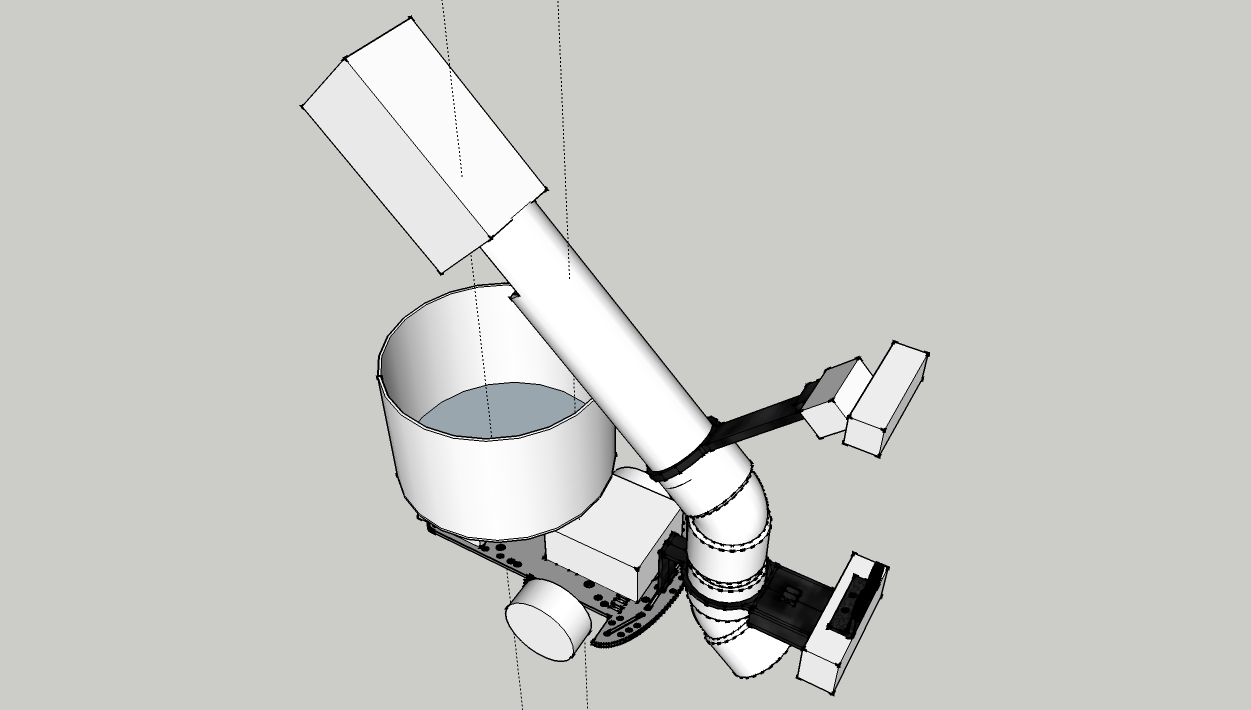
#> input picture modelagem/mecanica/45graus.jpg, 1251 x 710 px, given in place of the camera
$ python teste2.py
#> lines starting #> are read from the running program, lines starting #| are printed output that depends on the picture; after the words box and inside, x2 and y2 are one past the last pixel; in counts of white or black regions, pixels touching at a corner belong together
# Teste 2 - Tenta fazer adaptiveThreshold para melhorar a informacao para o HoughCircles

import cv2
import numpy as np
import time

def no():
    pass

def channel_processing(channel):
    channel = cv2.adaptiveThreshold(channel,
      255,
      cv2.ADAPTIVE_THRESH_MEAN_C,
      cv2.THRESH_BINARY,
      2*cv2.getTrackbarPos('adaptive thresh block','sliders')+3,
      cv2.getTrackbarPos('adaptive const','sliders'))
    #mop up the dirt
    channel = cv2.erode(channel, (3,3))
    channel = cv2.dilate(channel, (3,3))
    return channel

def inter_centre_distance(x1,y1,x2,y2):
    return ((x1-x2)**2 + (y1-y2)**2)**0.5

# [8 lines left out: function colliding_circles, not called in this run]

def find_circles(processed):
    # try:
    storage = cv2.HoughCircles(processed, cv2.HOUGH_GRADIENT, 1, 100,
                  param1=cv2.getTrackbarPos('param1','sliders'),
                  param2=cv2.getTrackbarPos('param2','sliders'),
                  minRadius=2,
                  maxRadius=100)
    # [10 lines of commented-out code are left out]
    return storage

def draw_circles(storage, orig):
    # [6 lines of commented-out code are left out]
    if not (storage is None):
        storage = np.uint16(np.around(storage))
        for i in storage[0,:]:
            cv2.circle(orig,(i[0],i[1]),i[2],(0,255,0),2)
            cv2.circle(orig,(i[0],i[1]),2,(0,0,255),3)
    return orig


cam = cv2.VideoCapture()
cam.open(0)
cam.set(cv2.CAP_PROP_FRAME_WIDTH, 600)
cam.set(cv2.CAP_PROP_FRAME_HEIGHT, 800)
# cam.set(cv2.CAP_PROP_FRAME_COUNT, 1)


cv2.namedWindow('sliders')
cv2.createTrackbar('param1','sliders',100,100,no)
cv2.createTrackbar('param2','sliders',100,100,no)
cv2.createTrackbar('blur window','sliders',3,20,no)
cv2.createTrackbar('blur deviation','sliders',0,10,no)
cv2.createTrackbar('canny1','sliders',30,200,no)
cv2.createTrackbar('canny2','sliders',100,200,no)
cv2.createTrackbar('canny aperture','sliders',0,2,no)
cv2.createTrackbar('adaptive thresh block','sliders',25,200,no)
cv2.createTrackbar('adaptive const','sliders',7,20,no)

while 1:
    ret, orig = cam.read()
#> orig is the input picture: shape (710, 1251, 3); mean B, G, R 199.2, 203.3, 202.4

    #split image into RGB components
    rrr, ggg, bbb = cv2.split(orig)
    #process each component
    rrr = channel_processing(rrr)
#> in channel_processing, `channel = cv2.adaptiveThreshold(channel, 255, cv2.ADAPTIVE_THRESH_MEAN..`:
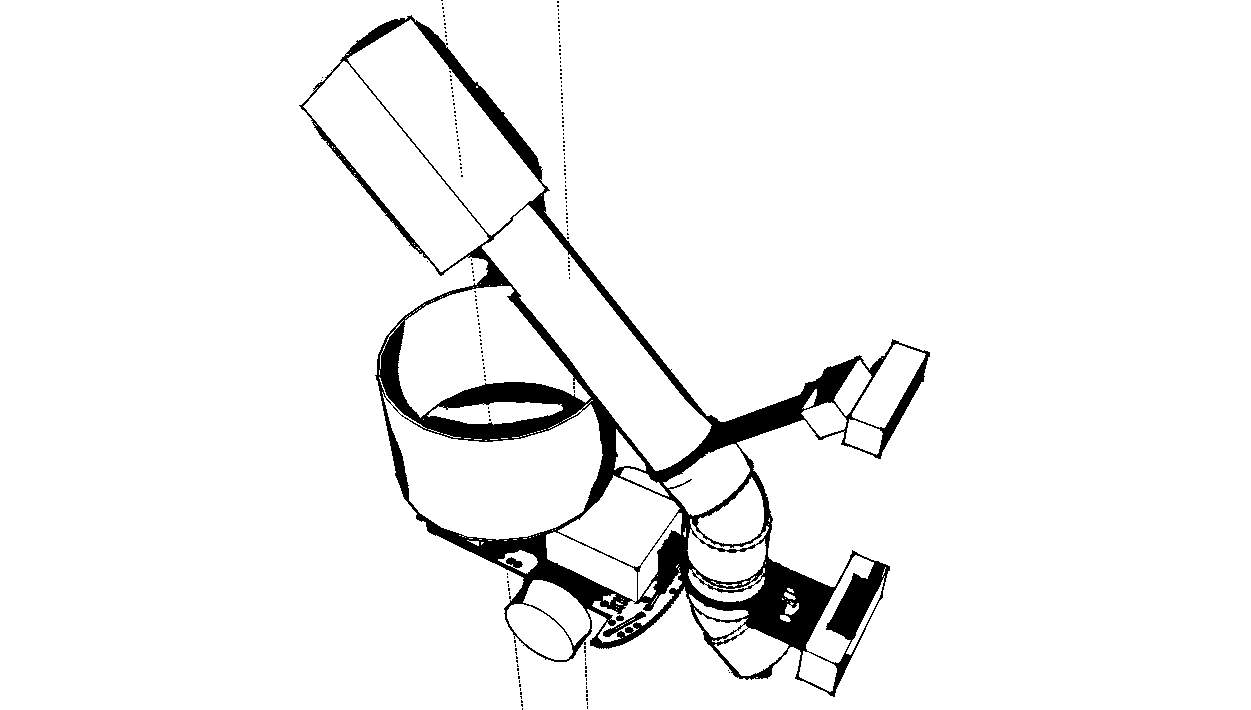
#> channel: shape (710, 1251); 94.9% white; 188 black regions (186 under 20 px), largest, box (x1, y1, x2, y2) and area: (299, 15, 930, 697) 44393, (616, 615, 624, 621) 37
    ggg = channel_processing(ggg)
    bbb = channel_processing(bbb)
#> in channel_processing (call 3), `channel = cv2.erode(channel, (3,3))`:
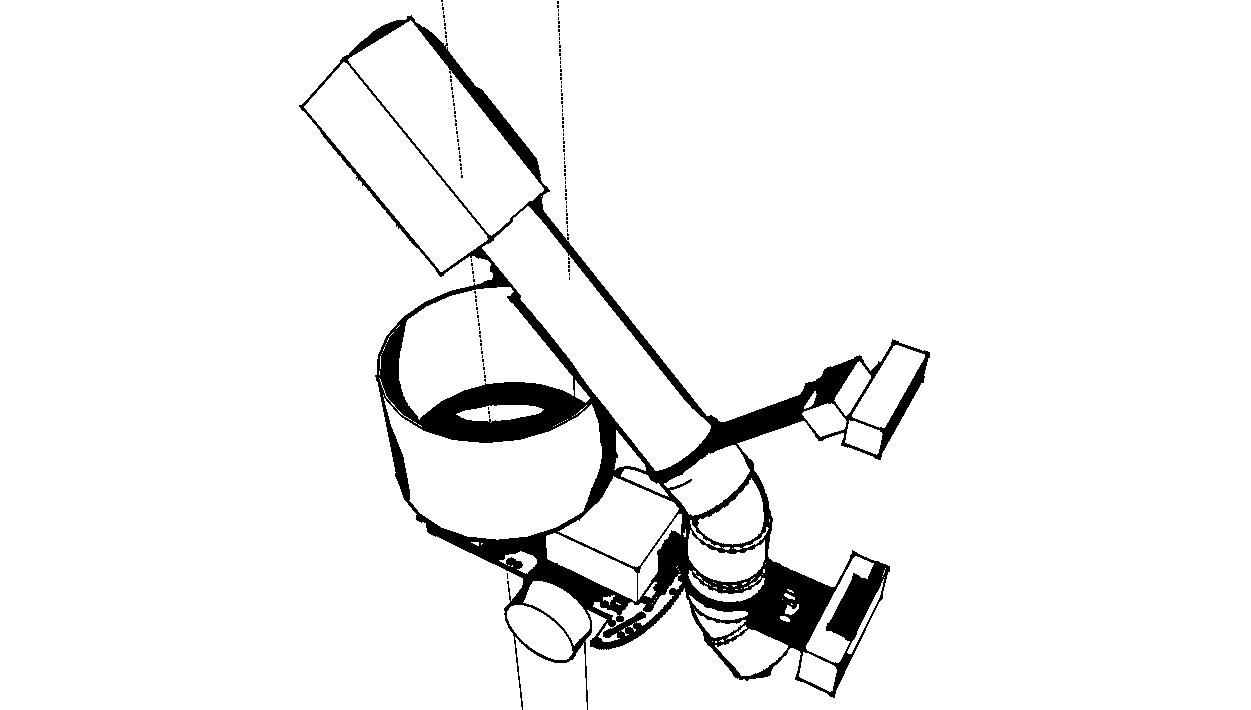
#> channel: shape (710, 1251); 94.4% white; 136 black regions (135 under 20 px), largest, box (x1, y1, x2, y2) and area: (299, 15, 930, 710) 49053
#> in channel_processing (call 3), `channel = cv2.dilate(channel, (3,3))`:
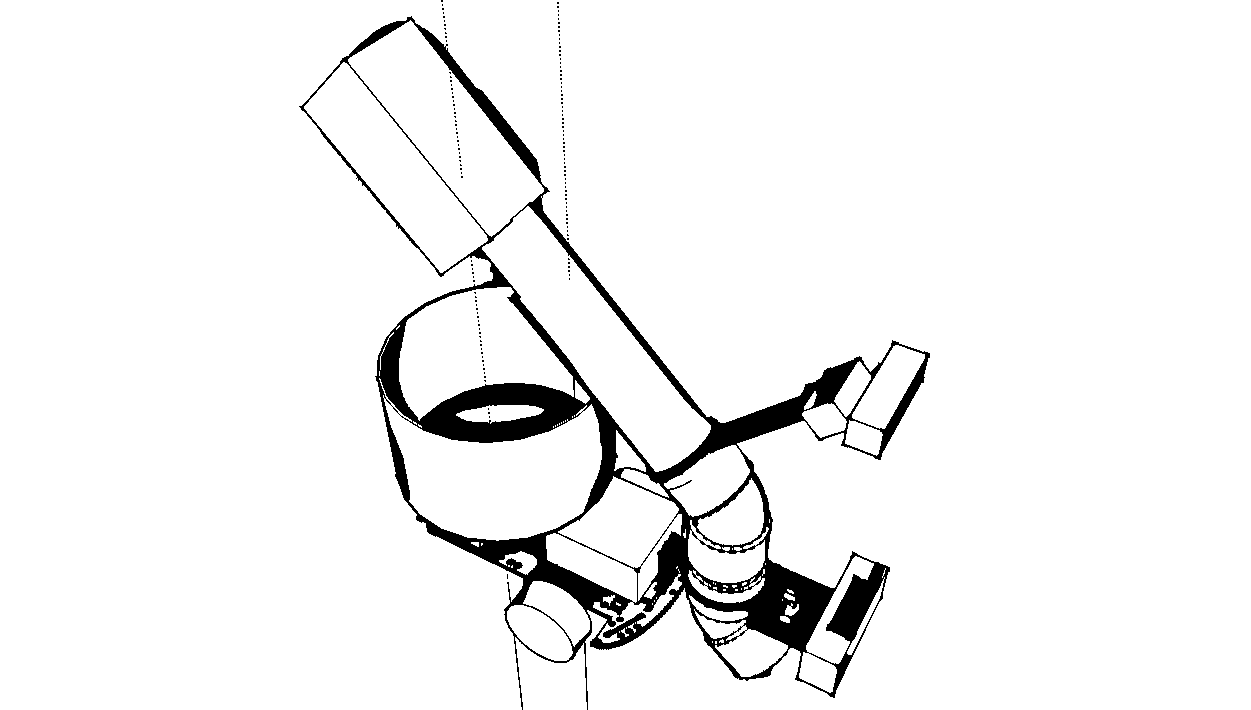
#> channel: shape (710, 1251); 94.9% white; 138 black regions (137 under 20 px), largest, box (x1, y1, x2, y2) and area: (299, 16, 930, 710) 45000
    #combine images using logical 'And' to avoid saturation
    processed = cv2.add(rrr, ggg)
#> processed: shape (710, 1251); 95% white; 141 black regions (140 under 20 px), largest, box (x1, y1, x2, y2) and area: (299, 16, 930, 710) 43619
    processed = cv2.add(processed, bbb)
#> processed: shape (710, 1251); 95% white; 141 black regions (140 under 20 px), largest, box (x1, y1, x2, y2) and area: (299, 16, 930, 710) 43556
    #cv2.ShowImage('before canny', processed)
    # cv.SaveImage('case3_processed.jpg',processed)
    #use canny, as HoughCircles seems to prefer ring like circles to filled ones.
    processed = cv2.Canny(processed,
                          cv2.getTrackbarPos('canny1','sliders'),
                          cv2.getTrackbarPos('canny2','sliders'),
                          apertureSize=2*cv2.getTrackbarPos('canny aperture','sliders')+3)
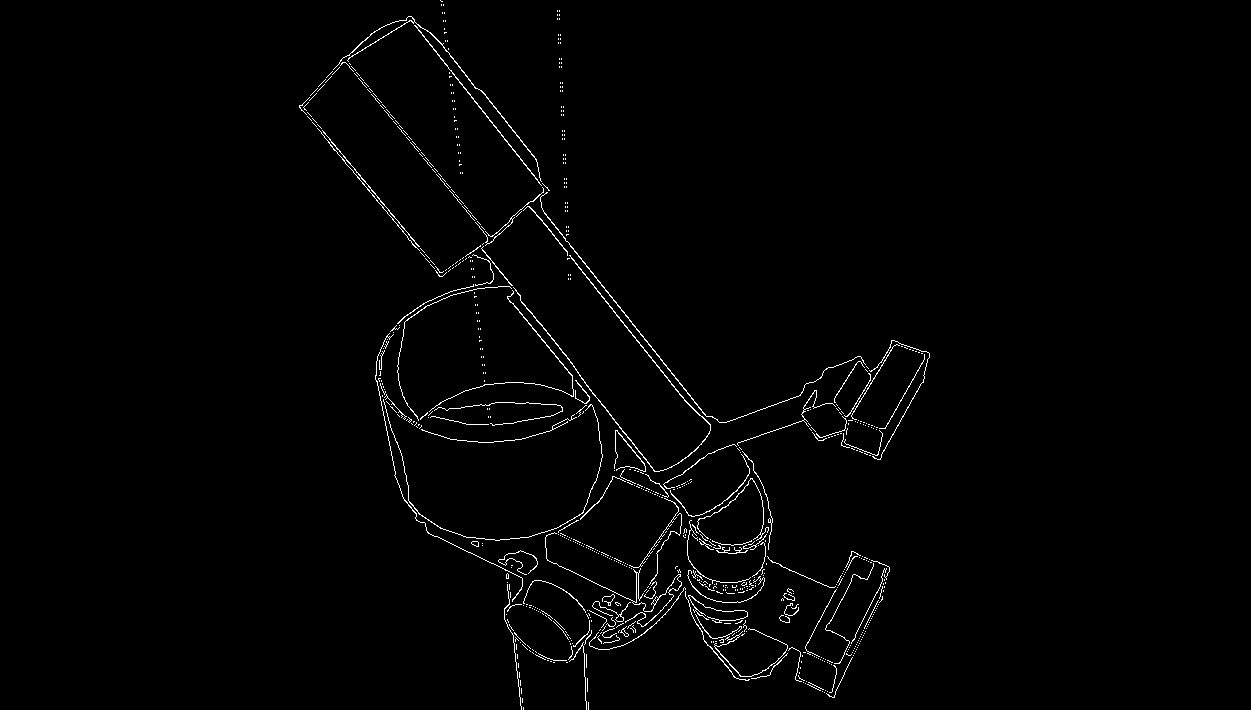
#> processed: shape (710, 1251); 1.3% white in thin lines or dots, all inside (x1, y1, x2, y2) = (299, 0, 930, 710)
    #smooth to reduce noise a bit more
    # cv.Smooth(processed, cv2.GAUSSIAN, 7, 7)
    processed = cv2.GaussianBlur(processed, (7, 7), 0)
    # cv2.ShowImage('processed', processed)
    #find circles, with parameter search
    storage = find_circles(processed)
#> in find_circles, `storage = cv2.HoughCircles(processed, cv2.HOUGH_GRADIENT, 1, 100, para..`: storage = None
    output = draw_circles(storage, orig)

    # [17 lines of commented-out code are left out]
    cv2.imshow('circles', output)
    if cv2.waitKey(1) == 27:
#> (key Esc is pressed here)
        break
cv2.destroyAllWindows()

$ run again, on modelagem/mecanica/cima.jpg
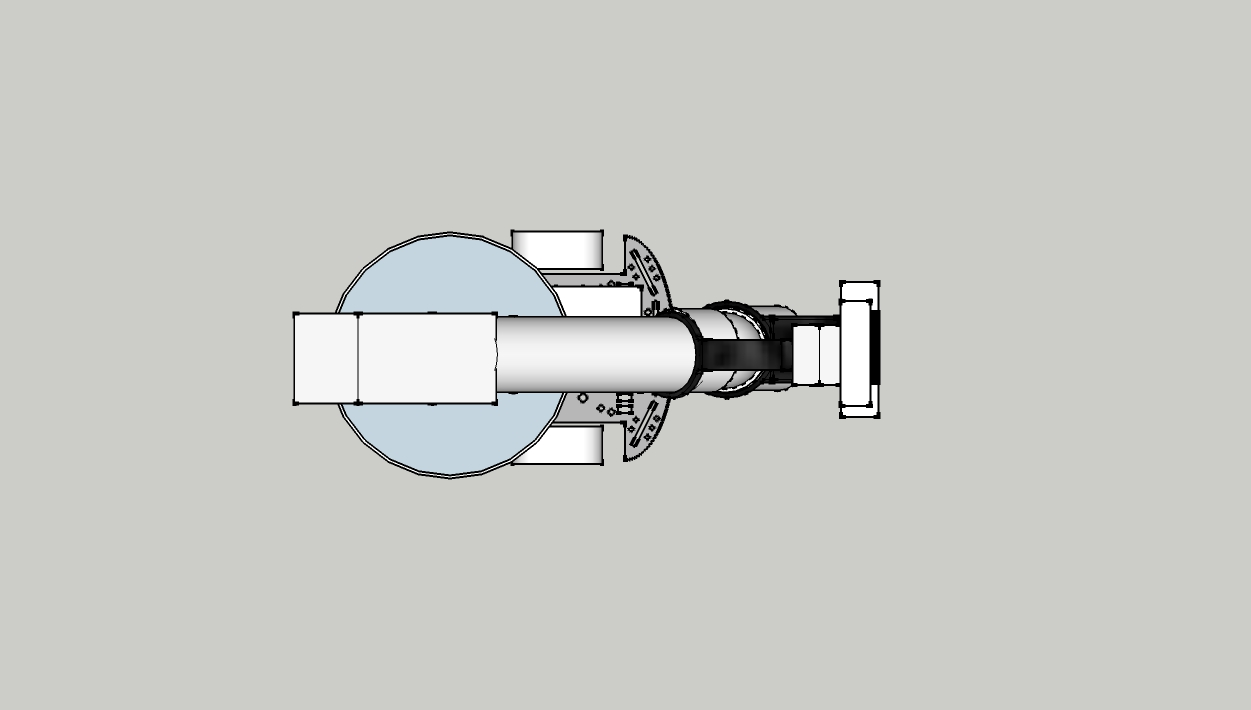
#> input picture modelagem/mecanica/cima.jpg, 1251 x 710 px, given in place of the camera
#> orig is the input picture: shape (710, 1251, 3); mean B, G, R 198.9, 203.1, 201.7
#> in channel_processing, `channel = cv2.adaptiveThreshold(channel, 255, cv2.ADAPTIVE_THRESH_MEAN..`:
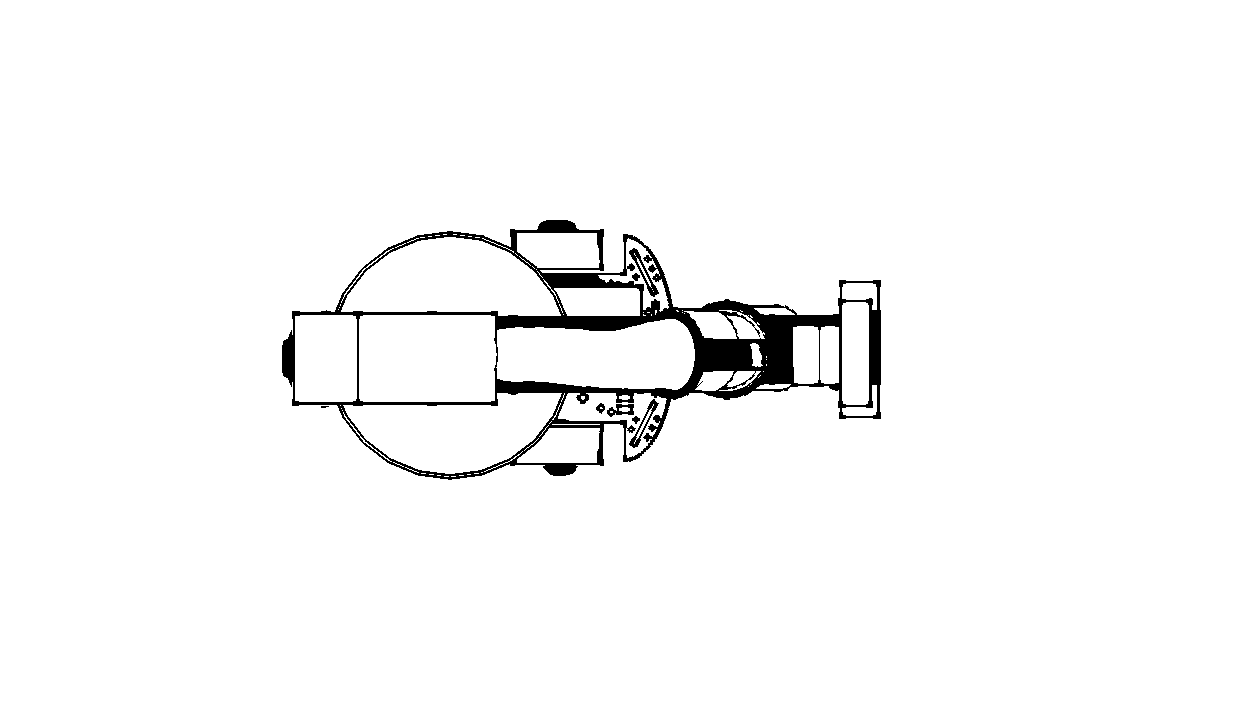
#> channel: shape (710, 1251); 97.3% white; 8 black regions (1 under 20 px), largest, box (x1, y1, x2, y2) and area: (282, 220, 881, 480) 22857, (629, 248, 659, 297) 308, (629, 399, 659, 448) 265
#> `processed = cv2.Canny(processed, cv2.getTrackbarPos('canny1','sliders'..`:
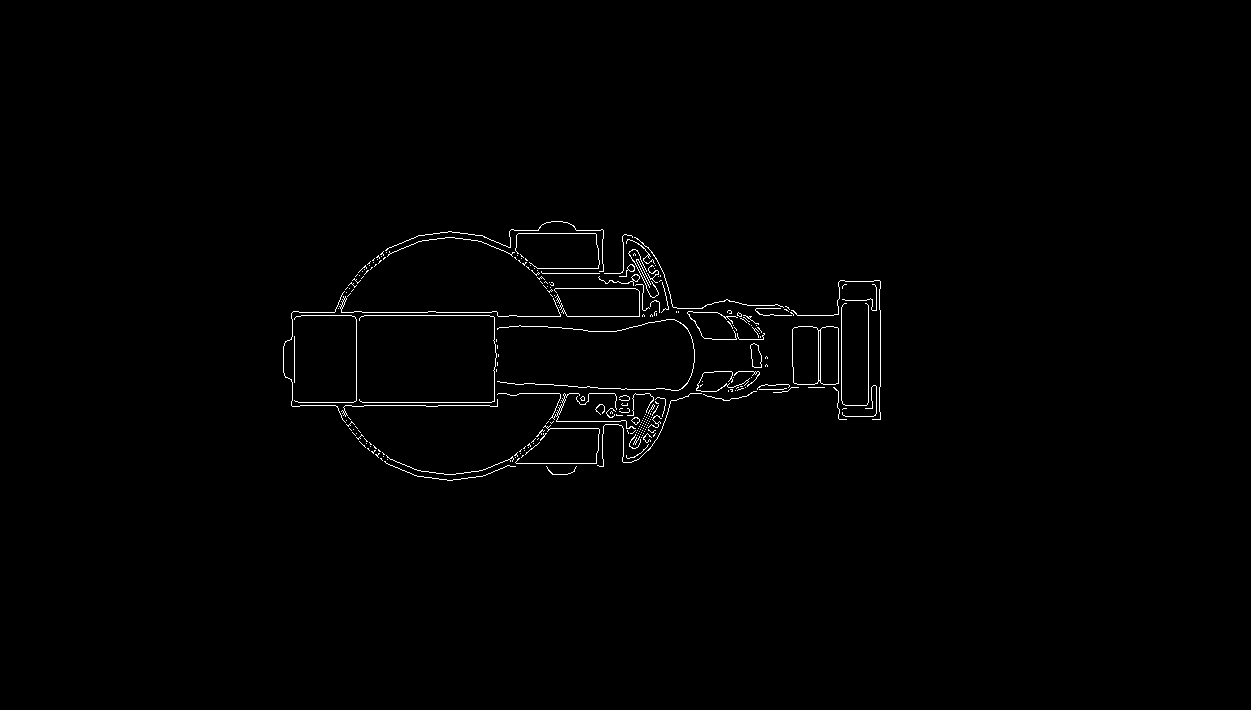
#> processed: shape (710, 1251); 0.81% white in thin lines or dots, all inside (x1, y1, x2, y2) = (283, 221, 881, 481)
#> storage = None
